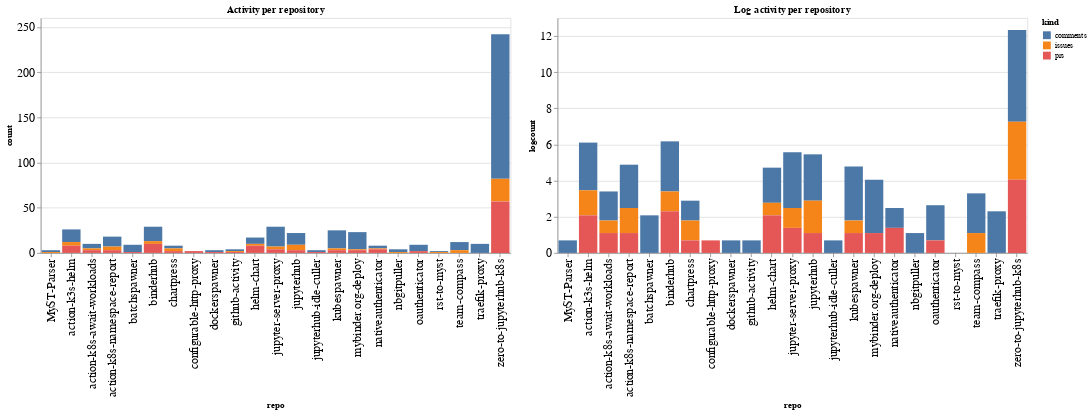

Source (notebook cell):
### Code cell
ch1 = alt.Chart(repo_summaries, width=600, title="Activity per repository").mark_bar().encode(
    x='repo',
    y='count',
    color='kind',
    tooltip="kind"
)

ch2 = alt.Chart(repo_summaries, width=600, title="Log activity per repository").mark_bar().encode(
    x='repo',
    y='logcount',
    color='kind',
    tooltip="kind"
)

ch1 | ch2

### Figure 1 — Vega-Lite specification as saved in the notebook (floating-point values rounded to 4 significant figures)
{"config": {"axisLeft": {"labelFontSize": 15}, "axisBottom": {"labelFontSize": 15}}, "hconcat": [{"mark": "bar", "encoding": {"color": {"type": "nominal", "field": "kind"}, "tooltip": {"type": "nominal", "field": "kind"}, "x": {"type": "nominal", "field": "repo"}, "y": {"type": "quantitative", "field": "count"}}, "title": "Activity per repository", "width": 600}, {"mark": "bar", "encoding": {"color": {"type": "nominal", "field": "kind"}, "tooltip": {"type": "nominal", "field": "kind"}, "x": {"type": "nominal", "field": "repo"}, "y": {"type": "quantitative", "field": "logcount"}}, "title": "Log activity per repository", "width": 600}], "data": {"name": "data-dcfb219c8e2a349244555ba30db19047"}, "$schema": "https://vega.github.io/schema/vega-lite/v4.8.1.json", "datasets": {"data-dcfb219c8e2a349244555ba30db19047": [{"repo": "MyST-Parser", "kind": "comments", "count": 2, "logcount": 0.6931}, {"repo": "MyST-Parser", "kind": "issues", "count": 1, "logcount": 0.0}, {"repo": "action-k3s-helm", "kind": "comments", "count": 14, "logcount": 2.639}, {"repo": "action-k3s-helm", "kind": "issues", "count": 4, "logcount": 1.386}, {"repo": "action-k3s-helm", "kind": "prs", "count": 8, "logcount": 2.079}, {"repo": "action-k8s-await-workloads", "kind": "comments", "count": 5, "logcount": 1.609}, {"repo": "action-k8s-await-workloads", "kind": "issues", "count": 2, "logcount": 0.6931}, {"repo": "action-k8s-await-workloads", "kind": "prs", "count": 3, "logcount": 1.099}, {"repo": "action-k8s-namespace-report", "kind": "comments", "count": 11, "logcount": 2.398}, {"repo": "action-k8s-namespace-report", "kind": "issues", "count": 4, "logcount": 1.386}, {"repo": "action-k8s-namespace-report", "kind": "prs", "count": 3, "logcount": 1.099}, {"repo": "batchspawner", "kind": "comments", "count": 8, "logcount": 2.079}, {"repo": "batchspawner", "kind": "prs", "count": 1, "logcount": 0.0}, {"repo": "binderhub", "kind": "comments", "count": 16, "logcount": 2.773}, {"repo": "binderhub", "kind": "issues", "count": 3, "logcount": 1.099}, {"repo": "binderhub", "kind": "prs", "count": 10, "logcount": 2.303}, {"repo": "chartpress", "kind": "comments", "count": 3, "logcount": 1.099}, {"repo": "chartpress", "kind": "issues", "count": 3, "logcount": 1.099}, {"repo": "chartpress", "kind": "prs", "count": 2, "logcount": 0.6931}, {"repo": "configurable-http-proxy", "kind": "prs", "count": 2, "logcount": 0.6931}, {"repo": "dockerspawner", "kind": "comments", "count": 2, "logcount": 0.6931}, {"repo": "dockerspawner", "kind": "prs", "count": 1, "logcount": 0.0}, {"repo": "github-activity", "kind": "comments", "count": 2, "logcount": 0.6931}, {"repo": "github-activity", "kind": "issues", "count": 1, "logcount": 0.0}, {"repo": "github-activity", "kind": "prs", "count": 1, "logcount": 0.0}, {"repo": "helm-chart", "kind": "comments", "count": 7, "logcount": 1.946}, {"repo": "helm-chart", "kind": "issues", "count": 2, "logcount": 0.6931}, {"repo": "helm-chart", "kind": "prs", "count": 8, "logcount": 2.079}, {"repo": "jupyter-server-proxy", "kind": "comments", "count": 22, "logcount": 3.091}, {"repo": "jupyter-server-proxy", "kind": "issues", "count": 3, "logcount": 1.099}, {"repo": "jupyter-server-proxy", "kind": "prs", "count": 4, "logcount": 1.386}, {"repo": "jupyterhub", "kind": "comments", "count": 13, "logcount": 2.565}, {"repo": "jupyterhub", "kind": "issues", "count": 6, "logcount": 1.792}, {"repo": "jupyterhub", "kind": "prs", "count": 3, "logcount": 1.099}, {"repo": "jupyterhub-idle-culler", "kind": "comments", "count": 2, "logcount": 0.6931}, {"repo": "jupyterhub-idle-culler", "kind": "prs", "count": 1, "logcount": 0.0}, {"repo": "kubespawner", "kind": "comments", "count": 20, "logcount": 2.996}, {"repo": "kubespawner", "kind": "issues", "count": 2, "logcount": 0.6931}, {"repo": "kubespawner", "kind": "prs", "count": 3, "logcount": 1.099}, {"repo": "mybinder.org-deploy", "kind": "comments", "count": 19, "logcount": 2.944}, {"repo": "mybinder.org-deploy", "kind": "issues", "count": 1, "logcount": 0.0}, {"repo": "mybinder.org-deploy", "kind": "prs", "count": 3, "logcount": 1.099}, {"repo": "nativeauthenticator", "kind": "comments", "count": 3, "logcount": 1.099}, {"repo": "nativeauthenticator", "kind": "issues", "count": 1, "logcount": 0.0}, {"repo": "nativeauthenticator", "kind": "prs", "count": 4, "logcount": 1.386}, {"repo": "nbgitpuller", "kind": "comments", "count": 3, "logcount": 1.099}, {"repo": "nbgitpuller", "kind": "issues", "count": 1, "logcount": 0.0}, {"repo": "oauthenticator", "kind": "comments", "count": 7, "logcount": 1.946}, {"repo": "oauthenticator", "kind": "prs", "count": 2, "logcount": 0.6931}, {"repo": "rst-to-myst", "kind": "comments", "count": 1, "logcount": 0.0}, {"repo": "rst-to-myst", "kind": "issues", "count": 1, "logcount": 0.0}, {"repo": "team-compass", "kind": "comments", "count": 9, "logcount": 2.197}, {"repo": "team-compass", "kind": "issues", "count": 3, "logcount": 1.099}, {"repo": "traefik-proxy", "kind": "comments", "count": 10, "logcount": 2.303}, {"repo": "zero-to-jupyterhub-k8s", "kind": "comments", "count": 160, "logcount": 5.075}, {"repo": "zero-to-jupyterhub-k8s", "kind": "issues", "count": 25, "logcount": 3.219}, {"repo": "zero-to-jupyterhub-k8s", "kind": "prs", "count": 57, "logcount": 4.043}]}}
